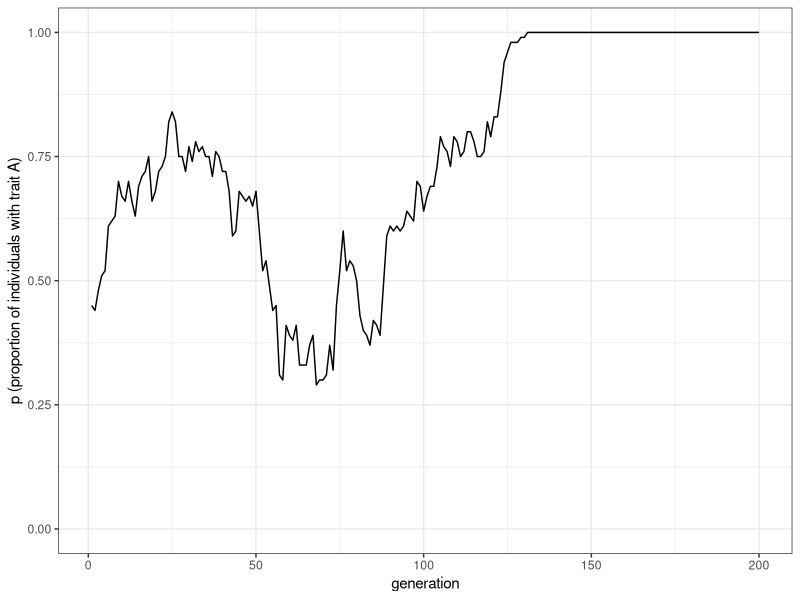
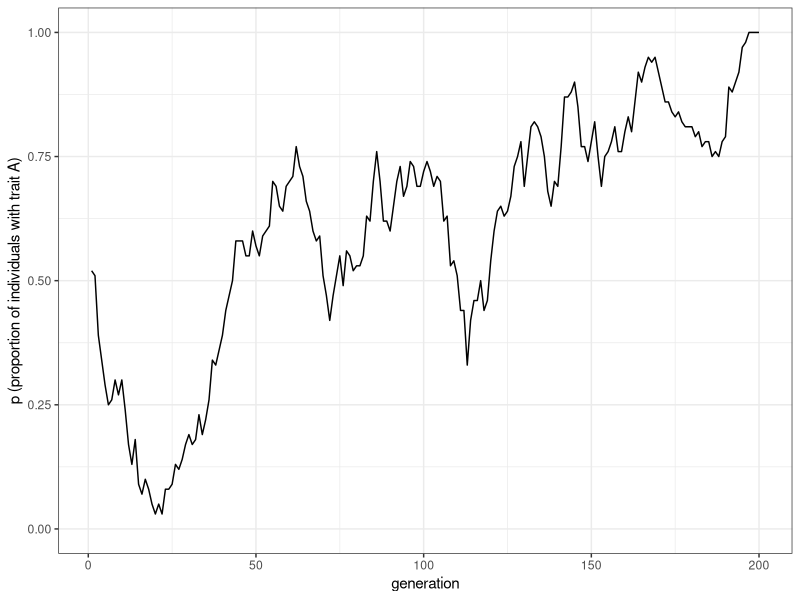
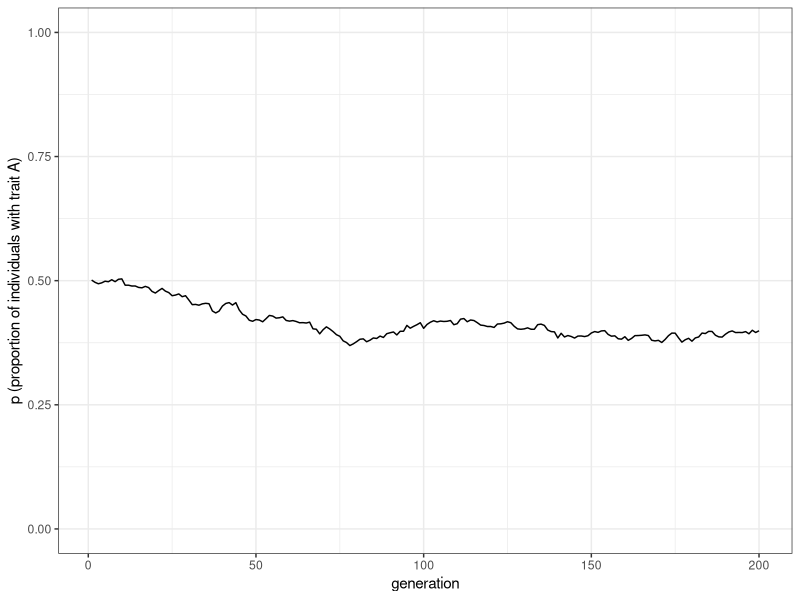
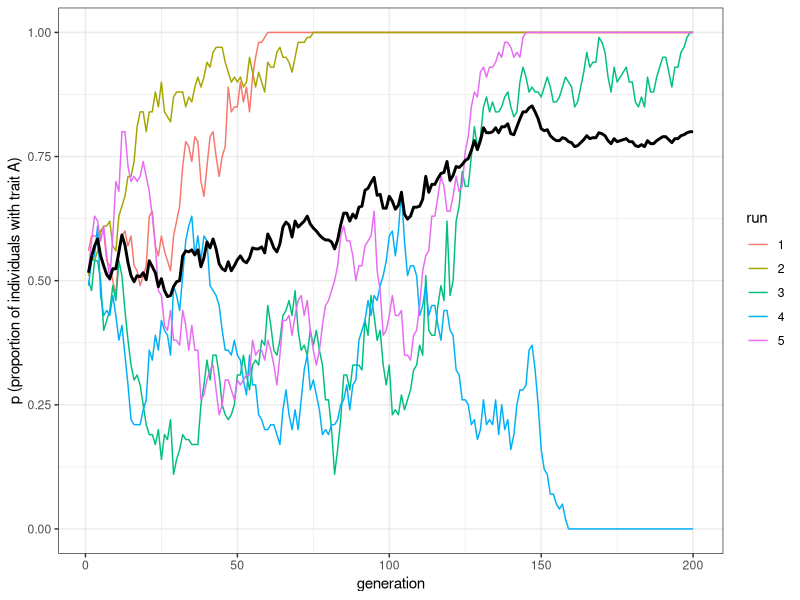
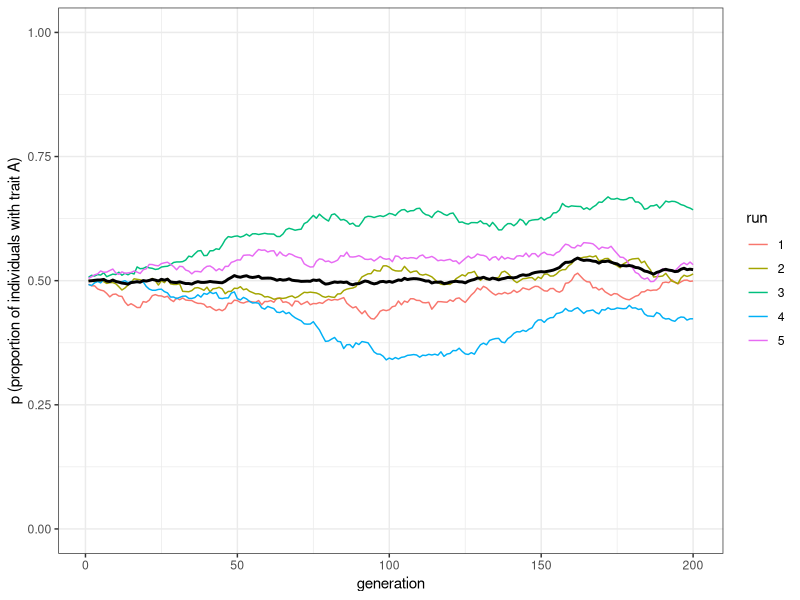
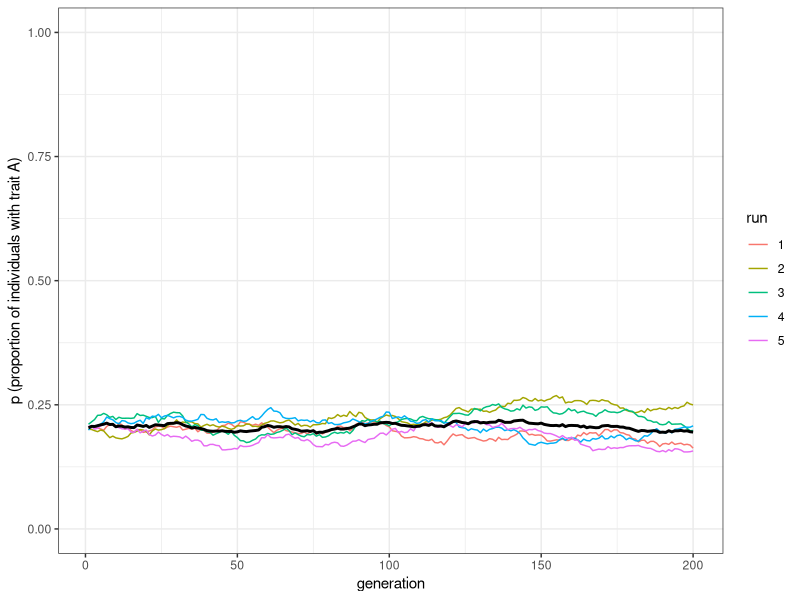
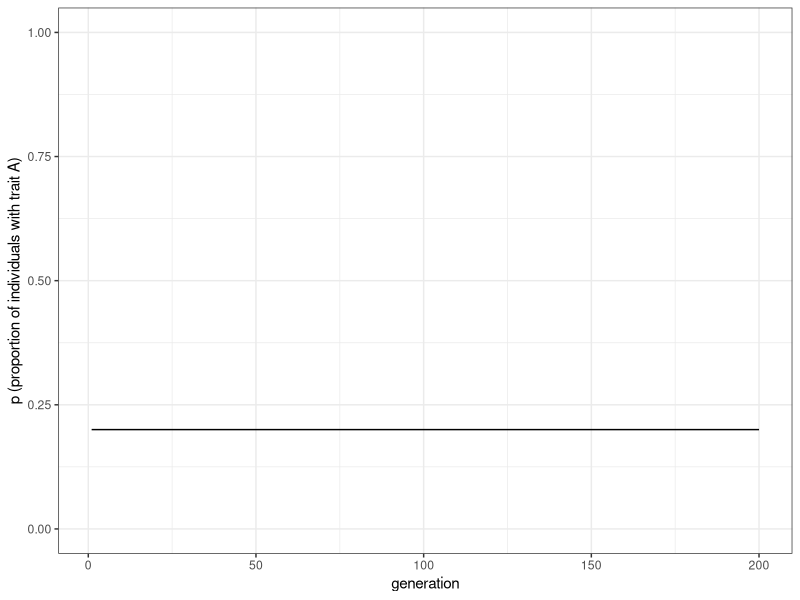

The R script that drew these images, in order:
## ---- chunk 1
N <- 100
t_max <- 200
## ---- chunk 2
library(tidyverse)
population <- tibble(trait = sample(c("A", "B"), N, replace = TRUE))
## ---- chunk 3
population
## ---- chunk 4
population$trait[4]
## ---- chunk 5
output <- tibble(generation = 1:t_max, p = rep(NA, t_max))
## ---- chunk 6
output$p[1] <- sum(population$trait == "A") / N
output
## ---- chunk 7
for (t in 2:t_max) {
  previous_population <- population # copy the population tibble to previous_population tibble

  population <- tibble(trait = sample(previous_population$trait, N, replace = TRUE)) # randomly copy from previous generation's individuals

  output$p[t] <- sum(population$trait == "A") / N # get p and put it into the output slot for this generation t
}
## ---- chunk 8
ggplot(data = output, aes(y = p, x = generation)) +
  geom_line() +
  ylim(c(0, 1)) +
  theme_bw() +
  labs(y = "p (proportion of individuals with trait A)")
## ---- chunk 9
unbiased_transmission_1 <- function(N, t_max) {
  population <- tibble(trait = sample(c("A", "B"), N, replace = TRUE))

  output <- tibble(generation = 1:t_max, p = rep(NA, t_max))

  output$p[1] <- sum(population$trait == "A") / N

  for (t in 2:t_max) {
    previous_population <- population # copy individuals to previous_population tibble

    population <- tibble(trait = sample(previous_population$trait, N, replace = TRUE))
    # randomly copy from previous generation

    output$p[t] <- sum(population$trait == "A") / N # get p and put it into output slot for this generation t
  }
  output
}
## ---- chunk 10
data_model <- unbiased_transmission_1(N = 100, t_max = 200)
## ---- chunk 11
plot_single_run <- function(data_model) {
  ggplot(data = data_model, aes(y = p, x = generation)) +
    geom_line() +
    ylim(c(0, 1)) +
    theme_bw() +
    labs(y = "p (proportion of individuals with trait A)")
}
## ---- chunk 12
plot_single_run(data_model)
## ---- chunk 13
data_model <- unbiased_transmission_1(N = 10000, t_max = 200)
plot_single_run(data_model)
## ---- chunk 14
unbiased_transmission_2 <- function(N, t_max, r_max) {
  output <- tibble(generation = rep(1:t_max, r_max), p = as.numeric(rep(NA, t_max * r_max)), run = as.factor(rep(1:r_max, each = t_max))) # create the output tibble

  for (r in 1:r_max) { # for each run
    population <- tibble(trait = sample(c("A", "B"), N, replace = TRUE))
    # create first generation

    output[output$generation == 1 & output$run == r, ]$p <- sum(population$trait == "A") / N # add first generation's p for run r

    for (t in 2:t_max) {
      previous_population <- population # copy individuals to previous_population tibble

      population <- tibble(trait = sample(previous_population$trait, N, replace = TRUE))
      # randomly copy from previous generation

      output[output$generation == t & output$run == r, ]$p <- sum(population$trait == "A") / N # get p and put it into output slot for this generation t and run r
    }
  }
  output # export data from function
}
## ---- chunk 15
plot_multiple_runs <- function(data_model) {
  ggplot(data = data_model, aes(y = p, x = generation)) +
    geom_line(aes(colour = run)) +
    stat_summary(fun = mean, geom = "line", size = 1) +
    ylim(c(0, 1)) +
    theme_bw() +
    labs(y = "p (proportion of individuals with trait A)")
}
## ---- chunk 16
data_model <- unbiased_transmission_2(N = 100, t_max = 200, r_max = 5)
plot_multiple_runs(data_model)
## ---- chunk 17
data_model
## ---- chunk 18
data_model <- unbiased_transmission_2(N = 10000, t_max = 200, r_max = 5)
plot_multiple_runs(data_model)
## ---- chunk 19
unbiased_transmission_3 <- function(N, p_0, t_max, r_max) {
  output <- tibble(generation = rep(1:t_max, r_max), p = as.numeric(rep(NA, t_max * r_max)), run = as.factor(rep(1:r_max, each = t_max)))

  for (r in 1:r_max) {
    population <- tibble(trait = sample(c("A", "B"), N, replace = TRUE, prob = c(p_0, 1 - p_0)))
    # create first generation

    output[output$generation == 1 & output$run == r, ]$p <- sum(population$trait == "A") / N # add first generation's p for run r

    for (t in 2:t_max) {
      previous_population <- population # copy individuals to previous_population tibble

      population <- tibble(trait = sample(previous_population$trait, N, replace = TRUE))
      # randomly copy from previous generation

      output[output$generation == t & output$run == r, ]$p <- sum(population$trait == "A") / N # get p and put it into output slot for this generation t and run r
    }
  }
  output # export data from function
}
## ---- chunk 20
data_model <- unbiased_transmission_3(N = 10000, p_0 = 0.2, t_max = 200, r_max = 5)
plot_multiple_runs(data_model)
## ---- chunk 21

p_0 <- 0.2
t_max <- 200

pop_analytical <- tibble(p = rep(NA, t_max), generation = 1:t_max)
pop_analytical$p[1] <- p_0

for (i in 2:t_max) {
  pop_analytical$p[i] <- pop_analytical$p[i - 1]
}

ggplot(data = pop_analytical, aes(y = p, x = generation)) +
  geom_line() +
  ylim(c(0, 1)) +
  theme_bw() +
  labs(y = "p (proportion of individuals with trait A)")
